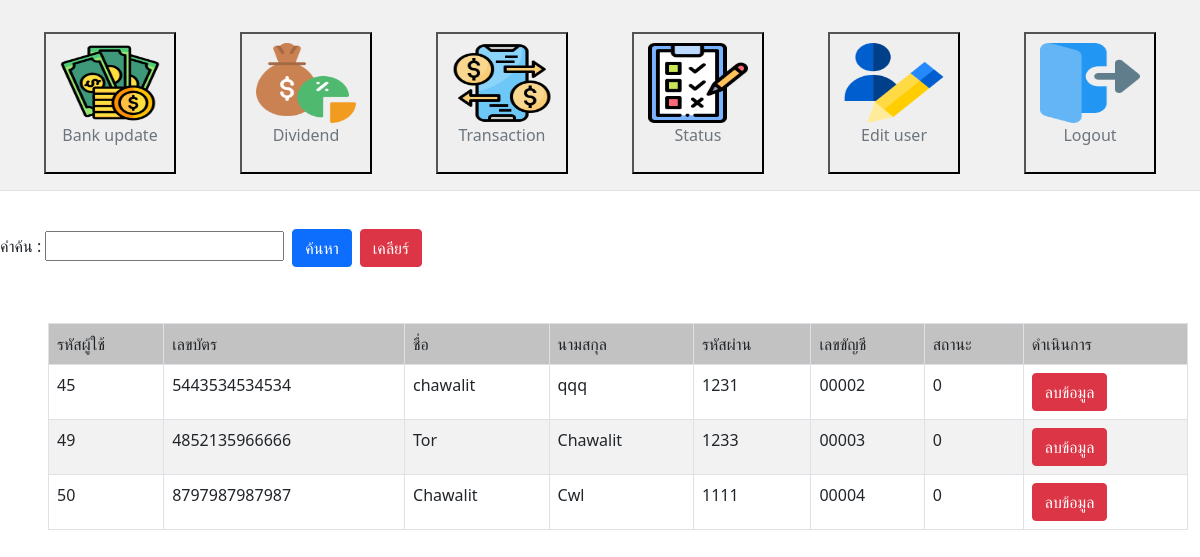
Page /admin_edit.php (signed in) on the committed database.
### tables this page shows
CREATE TABLE `user` (
  `user_id` int(10) NOT NULL,
  `email` varchar(50) NOT NULL,
  `card_id` varchar(20) NOT NULL,
  `first_name` varchar(50) NOT NULL,
  `last_name` varchar(50) NOT NULL,
  `password` varchar(4) NOT NULL,
  `acc_num` varchar(5) NOT NULL,
  `balance` decimal(10,0) NOT NULL,
  `status` int(1) NOT NULL,
  `usr_img` varchar(150) NOT NULL,
  `date` int(50) NOT NULL
);

### admin_edit.php (the view, shortened to what this page needs)
<?php
    include("connect.php");
    if(isset($_SESSION["email"]))
    {
?>
<!DOCTYPE html>
<html lang="en">
<head>
</head>
<body>
<div style="background-color:#F1F1F1">
        <header class="d-flex flex-wrap align-items-center justify-content-center py-3 mb-4 border-bottom">
            <ul class="nav col-12 col-md-auto mb-2 justify-content-center mb-md-0">
            <li style="margin:auto 2em;"><a href="atm.php" class="nav-link px-2 link-secondary"><button><img
                                src="img/money-bag-icon.png" alt="โฮม" class="icon" width="100" height="80">
                            <p>Bank update</p></a></li>
            <li style="margin:auto 2em;"><a href="dividend_admin.php" class="nav-link px-2 link-secondary"><button><img
                                src="img/dividend-icon.png" alt="โฮม" class="icon" width="100" height="80">
                            <p>Dividend</p></a></li>
                <li style="margin:auto 2em;"><a href="admin.php" class="nav-link px-2 link-secondary"><button><img
                                src="img/transaction-icon.png" alt="โฮม" class="icon" width="100" height="80">
                            <p>Transaction</p></a></li>
                <li style="margin:auto 2em;"><a href="status.php"
                        class="nav-link px-2 link-secondary"><button><img src="img/status-icon.png" alt="โฮม" class="icon"
                                width="100" height="80">
                            <p>Status</p></a></li>
                <li style="margin:auto 2em;"><a href="admin_edit.php"
                        class="nav-link px-2 link-secondary"><button><img src="img/edit-user-icon.png" alt="โฮม" class="icon"
                                width="100" height="80">
                            <p>Edit user</p></a></li>
                <li style="margin:auto 2em;"><a href="logout.php" onclick="return confirm('ยืนยันการออกจากระบบ')" class="nav-link px-2 link-secondary"><button><img
                                src="img/logout-icon.png" alt="โฮม" class="icon" width="100" height="80">
                            <p>Logout</p></a></li>
            </ul>
    </div>
</body>
</html>
<?php
echo '<link href="https://cdn.jsdelivr.net/npm/bootstrap@5.0.2/dist/css/bootstrap.min.css" rel="stylesheet">';
$sql = "SELECT * FROM user";
$res = mysqli_query($conn, $sql) or die("[ERROR]");
echo "<table class='table table-bordered table-striped container m-5''>";
echo    "<tr bgcolor='#CCCCCC'>
            <td>รหัสผู้ใช้</td>
            <td>เลขบัตร</td>
            <td>ชื่อ</td>
            <td>นามสกุล</td>
            <td>รหัสผ่าน</td>
            <td>เลขขัญชี</td><td>สถานะ</td>
            <td>ดำเนินการ</td>
        </tr>";
        $keyword = "";
        echo "<form action='{$_SERVER['PHP_SELF']}' method='GET'>";
        echo "คำค้น : <input type='text' name='keyword' value='$keyword' class='mt-3'>";
        echo "<input type='submit' name='sSubmit' value='ค้นหา' class='btn btn-primary m-2'>";
        echo "<input type='submit' name='cSubmit' value='เคลียร์' class='btn btn-danger' onclick='location.href=\"./\"'>";
        echo "</form>";
        while ($row = mysqli_fetch_assoc($res)) {
            echo "<tr>";
            echo "<td>" . $row["user_id"] . "</td>";
            echo "<td>" . $row["card_id"] . "</td>";
            echo "<td>" . $row["first_name"] . "</td>";
            echo "<td>" . $row["last_name"] . "</td>";
            echo "<td>" . $row["password"] . "</td>";
            echo "<td>" . $row["acc_num"] . "</td>";
            echo "<td>" . $row["status"] . "</td>";
            echo "<td>
                <form method='post' action='del_user.php'>
                    <input type='hidden' name='user_id' value='" . $row["user_id"] . "'>
                    <button type='submit' class='btn btn-danger' onclick='return confirm(\"ยืนยันการลบบัญชี?\")'>ลบข้อมูล</button>
                </form>
            </td>";
            echo "</tr>";
        }
        echo "</table>";
    }
?>

### rows in the picture
user: user_id "45", card "5443534534534", first_name "chawalit", last_name "qqq", password "1231", acc_num "00002", status "0"
user: user_id "49", card "4852135966666", first_name "Tor", last_name "Chawalit", password "1233", acc_num "00003", status "0"
user: user_id "50", card "8797987987987", first_name "Chawalit", last_name "Cwl", password "1111", acc_num "00004", status "0"
